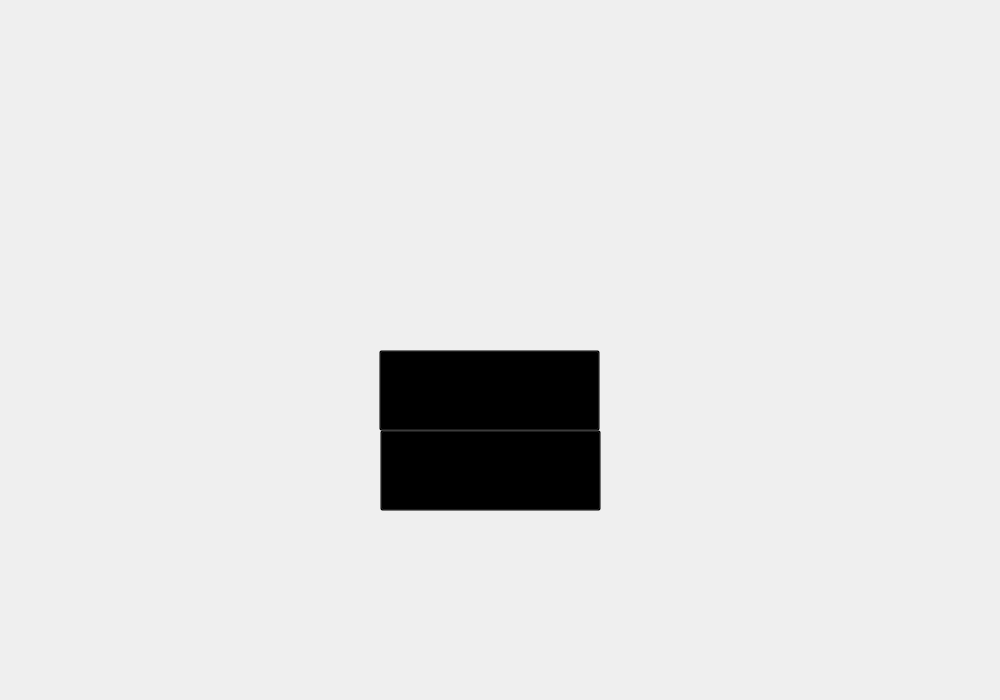
<?xml version="1.0" encoding="UTF-8"?>
<ui version="4.0">
 <class>s0Title</class>
 <widget class="QWidget" name="s0Title">
  <property name="geometry">
   <rect>
    <x>0</x>
    <y>0</y>
    <width>1000</width>
    <height>700</height>
   </rect>
  </property>
  <property name="sizePolicy">
   <sizepolicy hsizetype="Preferred" vsizetype="Fixed">
    <horstretch>0</horstretch>
    <verstretch>0</verstretch>
   </sizepolicy>
  </property>
  <property name="windowTitle">
   <string>Form</string>
  </property>
  <widget class="titleDisplay" name="titleDisplayWidget" native="true">
   <property name="geometry">
    <rect>
     <x>0</x>
     <y>630</y>
     <width>121</width>
     <height>71</height>
    </rect>
   </property>
   <property name="font">
    <font>
     <family>Brush Script MT</family>
     <italic>true</italic>
    </font>
   </property>
  </widget>
  <widget class="QLabel" name="background">
   <property name="geometry">
    <rect>
     <x>0</x>
     <y>-10</y>
     <width>1031</width>
     <height>711</height>
    </rect>
   </property>
   <property name="text">
    <string/>
   </property>
   <property name="pixmap">
    <pixmap resource="Sprites.qrc">:/sprites/icons/Kitchen.PNG</pixmap>
   </property>
   <property name="scaledContents">
    <bool>true</bool>
   </property>
  </widget>
  <widget class="QLabel" name="title">
   <property name="geometry">
    <rect>
     <x>200</x>
     <y>25</y>
     <width>600</width>
     <height>250</height>
    </rect>
   </property>
   <property name="text">
    <string/>
   </property>
   <property name="pixmap">
    <pixmap resource="Sprites.qrc">:/sprites/icons/Title.png</pixmap>
   </property>
   <property name="scaledContents">
    <bool>true</bool>
   </property>
  </widget>
  <widget class="QPushButton" name="startBtn">
   <property name="geometry">
    <rect>
     <x>379</x>
     <y>350</y>
     <width>221</width>
     <height>81</height>
    </rect>
   </property>
   <property name="sizePolicy">
    <sizepolicy hsizetype="Minimum" vsizetype="Expanding">
     <horstretch>0</horstretch>
     <verstretch>0</verstretch>
    </sizepolicy>
   </property>
   <property name="font">
    <font>
     <family>Comic Sans MS</family>
     <pointsize>16</pointsize>
     <bold>true</bold>
    </font>
   </property>
   <property name="styleSheet">
    <string notr="true">background-color:transparent;</string>
   </property>
   <property name="text">
    <string/>
   </property>
   <property name="iconSize">
    <size>
     <width>200</width>
     <height>300</height>
    </size>
   </property>
  </widget>
  <widget class="QPushButton" name="aboutBtn">
   <property name="geometry">
    <rect>
     <x>380</x>
     <y>430</y>
     <width>221</width>
     <height>81</height>
    </rect>
   </property>
   <property name="sizePolicy">
    <sizepolicy hsizetype="Expanding" vsizetype="Expanding">
     <horstretch>0</horstretch>
     <verstretch>0</verstretch>
    </sizepolicy>
   </property>
   <property name="font">
    <font>
     <family>Comic Sans MS</family>
     <pointsize>16</pointsize>
     <bold>true</bold>
    </font>
   </property>
   <property name="styleSheet">
    <string notr="true">background-color:transparent;</string>
   </property>
   <property name="text">
    <string/>
   </property>
   <property name="iconSize">
    <size>
     <width>200</width>
     <height>300</height>
    </size>
   </property>
  </widget>
  <zorder>background</zorder>
  <zorder>titleDisplayWidget</zorder>
  <zorder>title</zorder>
  <zorder>startBtn</zorder>
  <zorder>aboutBtn</zorder>
 </widget>
 <customwidgets>
  <customwidget>
   <class>titleDisplay</class>
   <extends>QWidget</extends>
   <header>titledisplay.h</header>
   <container>1</container>
  </customwidget>
 </customwidgets>
 <resources>
  <include location="Sprites.qrc"/>
 </resources>
 <connections/>
</ui>
